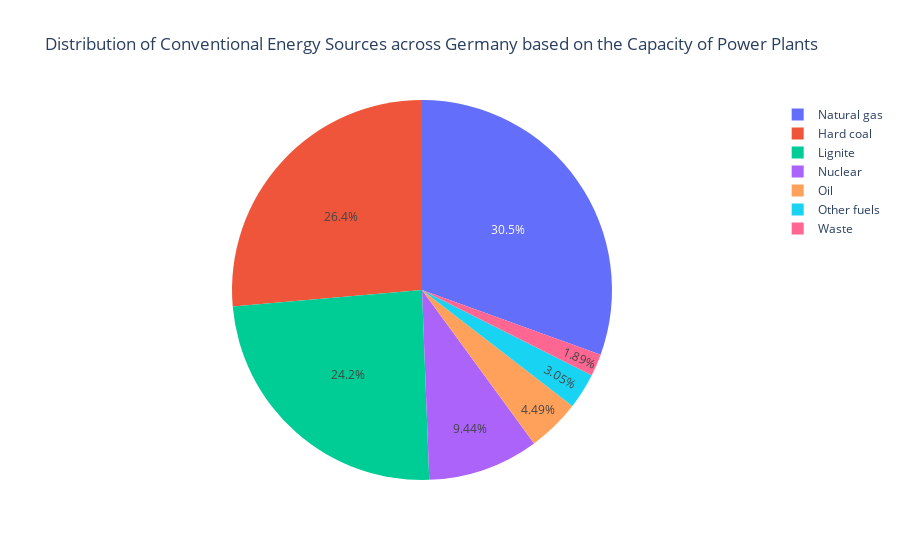

The code cell stored with this chart in its notebook:
### Markdown cell above
#### Pie Chart: Distribution of Conventional Energy Sources across Germany by Capacity (MW) of Power Plants

### Code cell
# Create pie chart showing the distribution of energy sources across Germany based on the 
# capacity (MW) of power plants

fig = px.pie(conv_cap_sources, 
             values = 'total_net_capacity', 
             names = 'energy_source', 
             title ='Distribution of Conventional Energy Sources across Germany based on the Capacity of Power Plants'
            )
show_fig(fig)

### Figure 1 — Plotly figure (JSON) as saved in the notebook; plotly's stock layout.template omitted (floating-point values rounded to 4 significant figures)
{"data": [{"domain": {"x": [0, 1], "y": [0, 1]}, "hovertemplate": "energy_source=%{label}<br>total_net_capacity=%{value}<extra></extra>", "labels": ["Natural gas", "Hard coal", "Lignite", "Nuclear", "Oil", "Other fuels", "Waste"], "legendgroup": "", "name": "", "showlegend": true, "type": "pie", "values": [26242, 22685, 20819, 8114, 3858, 2623, 1622]}], "layout": {"autosize": true, "legend": {"tracegroupgap": 0}, "title": {"text": "Distribution of Conventional Energy Sources across Germany based on the Capacity of Power Plants"}}}
